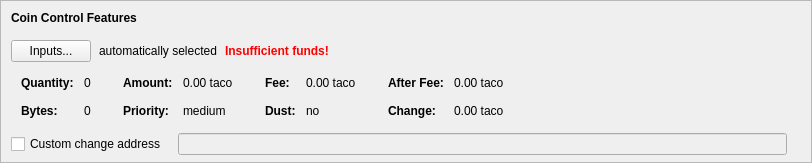
    <widget class="QFrame" name="frameCoinControl">
     <property name="sizePolicy">
      <sizepolicy hsizetype="Expanding" vsizetype="Expanding">
       <horstretch>0</horstretch>
       <verstretch>0</verstretch>
      </sizepolicy>
     </property>
     <property name="maximumSize">
      <size>
       <width>16777215</width>
       <height>16777215</height>
      </size>
     </property>
     <property name="frameShape">
      <enum>QFrame::StyledPanel</enum>
     </property>
     <property name="frameShadow">
      <enum>QFrame::Sunken</enum>
     </property>
     <layout class="QVBoxLayout" name="verticalLayoutCoinControl2">
      <property name="spacing">
       <number>0</number>
      </property>
      <property name="leftMargin">
       <number>0</number>
      </property>
      <property name="topMargin">
       <number>0</number>
      </property>
      <property name="rightMargin">
       <number>0</number>
      </property>
      <property name="bottomMargin">
       <number>6</number>
      </property>
      <item>
       <layout class="QVBoxLayout" name="verticalLayoutCoinControl" stretch="0,0,0,0,1">
        <property name="spacing">
         <number>0</number>
        </property>
        <property name="leftMargin">
         <number>10</number>
        </property>
        <property name="topMargin">
         <number>10</number>
        </property>
        <item>
         <layout class="QHBoxLayout" name="horizontalLayoutCoinControl1">
          <property name="bottomMargin">
           <number>15</number>
          </property>
          <item>
           <widget class="QLabel" name="labelCoinControlFeatures">
            <property name="sizePolicy">
             <sizepolicy hsizetype="Preferred" vsizetype="Maximum">
              <horstretch>0</horstretch>
              <verstretch>0</verstretch>
             </sizepolicy>
            </property>
            <property name="font">
             <font>
              <weight>75</weight>
              <bold>true</bold>
             </font>
            </property>
            <property name="styleSheet">
             <string notr="true">font-weight:bold;</string>
            </property>
            <property name="text">
             <string>Coin Control Features</string>
            </property>
           </widget>
          </item>
         </layout>
        </item>
        <item>
         <layout class="QHBoxLayout" name="horizontalLayoutCoinControl2" stretch="0,0,0,0">
          <property name="spacing">
           <number>8</number>
          </property>
          <property name="bottomMargin">
           <number>10</number>
          </property>
          <item>
           <widget class="QPushButton" name="pushButtonCoinControl">
            <property name="styleSheet">
             <string notr="true"/>
            </property>
            <property name="text">
             <string>Inputs...</string>
            </property>
            <property name="autoDefault">
             <bool>false</bool>
            </property>
           </widget>
          </item>
          <item>
           <widget class="QLabel" name="labelCoinControlAutomaticallySelected">
            <property name="text">
             <string>automatically selected</string>
            </property>
            <property name="margin">
             <number>5</number>
            </property>
           </widget>
          </item>
          <item>
           <widget class="QLabel" name="labelCoinControlInsuffFunds">
            <property name="font">
             <font>
              <weight>75</weight>
              <bold>true</bold>
             </font>
            </property>
            <property name="styleSheet">
             <string notr="true">color:red;font-weight:bold;</string>
            </property>
            <property name="text">
             <string>Insufficient funds!</string>
            </property>
            <property name="margin">
             <number>5</number>
            </property>
           </widget>
          </item>
          <item>
           <spacer name="horizontalSpacerCoinControl">
            <property name="orientation">
             <enum>Qt::Horizontal</enum>
            </property>
            <property name="sizeHint" stdset="0">
             <size>
              <width>40</width>
              <height>1</height>
             </size>
            </property>
           </spacer>
          </item>
         </layout>
        </item>
        <item>
         <widget class="QWidget" name="widgetCoinControl" native="true">
          <property name="sizePolicy">
           <sizepolicy hsizetype="Preferred" vsizetype="Preferred">
            <horstretch>0</horstretch>
            <verstretch>0</verstretch>
           </sizepolicy>
          </property>
          <property name="minimumSize">
           <size>
            <width>0</width>
            <height>0</height>
           </size>
          </property>
          <property name="styleSheet">
           <string notr="true"/>
          </property>
          <layout class="QHBoxLayout" name="horizontalLayoutCoinControl5">
           <property name="leftMargin">
            <number>0</number>
           </property>
           <property name="topMargin">
            <number>0</number>
           </property>
           <property name="rightMargin">
            <number>0</number>
           </property>
           <property name="bottomMargin">
            <number>0</number>
           </property>
           <item>
            <layout class="QHBoxLayout" name="horizontalLayoutCoinControl3" stretch="0,0,0,1">
             <property name="spacing">
              <number>20</number>
             </property>
             <property name="topMargin">
              <number>0</number>
             </property>
             <property name="bottomMargin">
              <number>10</number>
             </property>
             <item>
              <layout class="QFormLayout" name="formLayoutCoinControl1">
               <property name="horizontalSpacing">
                <number>10</number>
               </property>
               <property name="verticalSpacing">
                <number>14</number>
               </property>
               <property name="leftMargin">
                <number>10</number>
               </property>
               <property name="topMargin">
                <number>4</number>
               </property>
               <property name="rightMargin">
                <number>6</number>
               </property>
               <item row="0" column="0">
                <widget class="QLabel" name="labelCoinControlQuantityText">
                 <property name="font">
                  <font>
                   <weight>75</weight>
                   <bold>true</bold>
                  </font>
                 </property>
                 <property name="text">
                  <string>Quantity:</string>
                 </property>
                 <property name="margin">
                  <number>0</number>
                 </property>
                </widget>
               </item>
               <item row="0" column="1">
                <widget class="QLabel" name="labelCoinControlQuantity">
                 <property name="cursor">
                  <cursorShape>IBeamCursor</cursorShape>
                 </property>
                 <property name="contextMenuPolicy">
                  <enum>Qt::ActionsContextMenu</enum>
                 </property>
                 <property name="text">
                  <string notr="true">0</string>
                 </property>
                 <property name="margin">
                  <number>0</number>
                 </property>
                 <property name="textInteractionFlags">
                  <set>Qt::LinksAccessibleByMouse|Qt::TextSelectableByKeyboard|Qt::TextSelectableByMouse</set>
                 </property>
                </widget>
               </item>
               <item row="1" column="0">
                <widget class="QLabel" name="labelCoinControlBytesText">
                 <property name="font">
                  <font>
                   <weight>75</weight>
                   <bold>true</bold>
                  </font>
                 </property>
                 <property name="text">
                  <string>Bytes:</string>
                 </property>
                </widget>
               </item>
               <item row="1" column="1">
                <widget class="QLabel" name="labelCoinControlBytes">
                 <property name="cursor">
                  <cursorShape>IBeamCursor</cursorShape>
                 </property>
                 <property name="contextMenuPolicy">
                  <enum>Qt::ActionsContextMenu</enum>
                 </property>
                 <property name="text">
                  <string notr="true">0</string>
                 </property>
                 <property name="textInteractionFlags">
                  <set>Qt::LinksAccessibleByMouse|Qt::TextSelectableByKeyboard|Qt::TextSelectableByMouse</set>
                 </property>
                </widget>
               </item>
              </layout>
             </item>
             <item>
              <layout class="QFormLayout" name="formLayoutCoinControl2">
               <property name="horizontalSpacing">
                <number>10</number>
               </property>
               <property name="verticalSpacing">
                <number>14</number>
               </property>
               <property name="leftMargin">
                <number>6</number>
               </property>
               <property name="topMargin">
                <number>4</number>
               </property>
               <property name="rightMargin">
                <number>6</number>
               </property>
               <item row="0" column="0">
                <widget class="QLabel" name="labelCoinControlAmountText">
                 <property name="font">
                  <font>
                   <weight>75</weight>
                   <bold>true</bold>
                  </font>
                 </property>
                 <property name="text">
                  <string>Amount:</string>
                 </property>
                 <property name="margin">
                  <number>0</number>
                 </property>
                </widget>
               </item>
               <item row="0" column="1">
                <widget class="QLabel" name="labelCoinControlAmount">
                 <property name="cursor">
                  <cursorShape>IBeamCursor</cursorShape>
                 </property>
                 <property name="contextMenuPolicy">
                  <enum>Qt::ActionsContextMenu</enum>
                 </property>
                 <property name="text">
                  <string notr="true">0.00 taco</string>
                 </property>
                 <property name="textInteractionFlags">
                  <set>Qt::LinksAccessibleByMouse|Qt::TextSelectableByKeyboard|Qt::TextSelectableByMouse</set>
                 </property>
                </widget>
               </item>
               <item row="1" column="0">
                <widget class="QLabel" name="labelCoinControlPriorityText">
                 <property name="font">
                  <font>
                   <weight>75</weight>
                   <bold>true</bold>
                  </font>
                 </property>
                 <property name="text">
                  <string>Priority:</string>
                 </property>
                </widget>
               </item>
               <item row="1" column="1">
                <widget class="QLabel" name="labelCoinControlPriority">
                 <property name="cursor">
                  <cursorShape>IBeamCursor</cursorShape>
                 </property>
                 <property name="contextMenuPolicy">
                  <enum>Qt::ActionsContextMenu</enum>
                 </property>
                 <property name="text">
                  <string>medium</string>
                 </property>
                 <property name="textInteractionFlags">
                  <set>Qt::LinksAccessibleByMouse|Qt::TextSelectableByKeyboard|Qt::TextSelectableByMouse</set>
                 </property>
                </widget>
               </item>
              </layout>
             </item>
             <item>
              <layout class="QFormLayout" name="formLayoutCoinControl3">
               <property name="horizontalSpacing">
                <number>10</number>
               </property>
               <property name="verticalSpacing">
                <number>14</number>
               </property>
               <property name="leftMargin">
                <number>6</number>
               </property>
               <property name="topMargin">
                <number>4</number>
               </property>
               <property name="rightMargin">
                <number>6</number>
               </property>
               <item row="0" column="0">
                <widget class="QLabel" name="labelCoinControlFeeText">
                 <property name="font">
                  <font>
                   <weight>75</weight>
                   <bold>true</bold>
                  </font>
                 </property>
                 <property name="text">
                  <string>Fee:</string>
                 </property>
                 <property name="margin">
                  <number>0</number>
                 </property>
                </widget>
               </item>
               <item row="0" column="1">
                <widget class="QLabel" name="labelCoinControlFee">
                 <property name="cursor">
                  <cursorShape>IBeamCursor</cursorShape>
                 </property>
                 <property name="contextMenuPolicy">
                  <enum>Qt::ActionsContextMenu</enum>
                 </property>
                 <property name="text">
                  <string notr="true">0.00 taco</string>
                 </property>
                 <property name="textInteractionFlags">
                  <set>Qt::LinksAccessibleByMouse|Qt::TextSelectableByKeyboard|Qt::TextSelectableByMouse</set>
                 </property>
                </widget>
               </item>
               <item row="1" column="0">
                <widget class="QLabel" name="labelCoinControlLowOutputText">
                 <property name="font">
                  <font>
                   <weight>75</weight>
                   <bold>true</bold>
                  </font>
                 </property>
                 <property name="text">
                  <string>Dust:</string>
                 </property>
                </widget>
               </item>
               <item row="1" column="1">
                <widget class="QLabel" name="labelCoinControlLowOutput">
                 <property name="cursor">
                  <cursorShape>IBeamCursor</cursorShape>
                 </property>
                 <property name="contextMenuPolicy">
                  <enum>Qt::ActionsContextMenu</enum>
                 </property>
                 <property name="text">
                  <string>no</string>
                 </property>
                 <property name="textInteractionFlags">
                  <set>Qt::LinksAccessibleByMouse|Qt::TextSelectableByKeyboard|Qt::TextSelectableByMouse</set>
                 </property>
                </widget>
               </item>
              </layout>
             </item>
             <item>
              <layout class="QFormLayout" name="formLayoutCoinControl4">
               <property name="horizontalSpacing">
                <number>10</number>
               </property>
               <property name="verticalSpacing">
                <number>14</number>
               </property>
               <property name="leftMargin">
                <number>6</number>
               </property>
               <property name="topMargin">
                <number>4</number>
               </property>
               <property name="rightMargin">
                <number>6</number>
               </property>
               <item row="0" column="0">
                <widget class="QLabel" name="labelCoinControlAfterFeeText">
                 <property name="font">
                  <font>
                   <weight>75</weight>
                   <bold>true</bold>
                  </font>
                 </property>
                 <property name="text">
                  <string>After Fee:</string>
                 </property>
                 <property name="margin">
                  <number>0</number>
                 </property>
                </widget>
               </item>
               <item row="0" column="1">
                <widget class="QLabel" name="labelCoinControlAfterFee">
                 <property name="cursor">
                  <cursorShape>IBeamCursor</cursorShape>
                 </property>
                 <property name="contextMenuPolicy">
                  <enum>Qt::ActionsContextMenu</enum>
                 </property>
                 <property name="text">
                  <string notr="true">0.00 taco</string>
                 </property>
                 <property name="textInteractionFlags">
                  <set>Qt::LinksAccessibleByMouse|Qt::TextSelectableByKeyboard|Qt::TextSelectableByMouse</set>
                 </property>
                </widget>
               </item>
               <item row="1" column="0">
                <widget class="QLabel" name="labelCoinControlChangeText">
                 <property name="font">
                  <font>
                   <weight>75</weight>
                   <bold>true</bold>
                  </font>
                 </property>
                 <property name="text">
                  <string>Change:</string>
                 </property>
                </widget>
               </item>
               <item row="1" column="1">
                <widget class="QLabel" name="labelCoinControlChange">
                 <property name="cursor">
                  <cursorShape>IBeamCursor</cursorShape>
                 </property>
                 <property name="contextMenuPolicy">
                  <enum>Qt::ActionsContextMenu</enum>
                 </property>
                 <property name="text">
                  <string notr="true">0.00 taco</string>
                 </property>
                 <property name="textInteractionFlags">
                  <set>Qt::LinksAccessibleByMouse|Qt::TextSelectableByKeyboard|Qt::TextSelectableByMouse</set>
                 </property>
                </widget>
               </item>
              </layout>
             </item>
            </layout>
           </item>
          </layout>
         </widget>
        </item>
        <item>
         <layout class="QHBoxLayout" name="horizontalLayoutCoinControl4" stretch="0,0,0">
          <property name="spacing">
           <number>12</number>
          </property>
          <property name="sizeConstraint">
           <enum>QLayout::SetDefaultConstraint</enum>
          </property>
          <property name="topMargin">
           <number>5</number>
          </property>
          <property name="rightMargin">
           <number>5</number>
          </property>
          <item>
           <widget class="QCheckBox" name="checkBoxCoinControlChange">
            <property name="toolTip">
             <string>If this is activated, but the change address is empty or invalid, change will be sent to a newly generated address.</string>
            </property>
            <property name="text">
             <string>Custom change address</string>
            </property>
           </widget>
          </item>
          <item>
           <widget class="QValidatedLineEdit" name="lineEditCoinControlChange">
            <property name="enabled">
             <bool>false</bool>
            </property>
            <property name="sizePolicy">
             <sizepolicy hsizetype="Expanding" vsizetype="Fixed">
              <horstretch>0</horstretch>
              <verstretch>0</verstretch>
             </sizepolicy>
            </property>
           </widget>
          </item>
          <item>
           <widget class="QLabel" name="labelCoinControlChangeLabel">
            <property name="sizePolicy">
             <sizepolicy hsizetype="Preferred" vsizetype="Expanding">
              <horstretch>0</horstretch>
              <verstretch>0</verstretch>
             </sizepolicy>
            </property>
            <property name="minimumSize">
             <size>
              <width>0</width>
              <height>0</height>
             </size>
            </property>
            <property name="text">
             <string/>
            </property>
            <property name="margin">
             <number>3</number>
            </property>
           </widget>
          </item>
         </layout>
        </item>
        <item>
         <spacer name="verticalSpacerCoinControl">
          <property name="orientation">
           <enum>Qt::Vertical</enum>
          </property>
          <property name="sizeHint" stdset="0">
           <size>
            <width>800</width>
            <height>1</height>
           </size>
          </property>
         </spacer>
        </item>
       </layout>
      </item>
     </layout>
    </widget>
